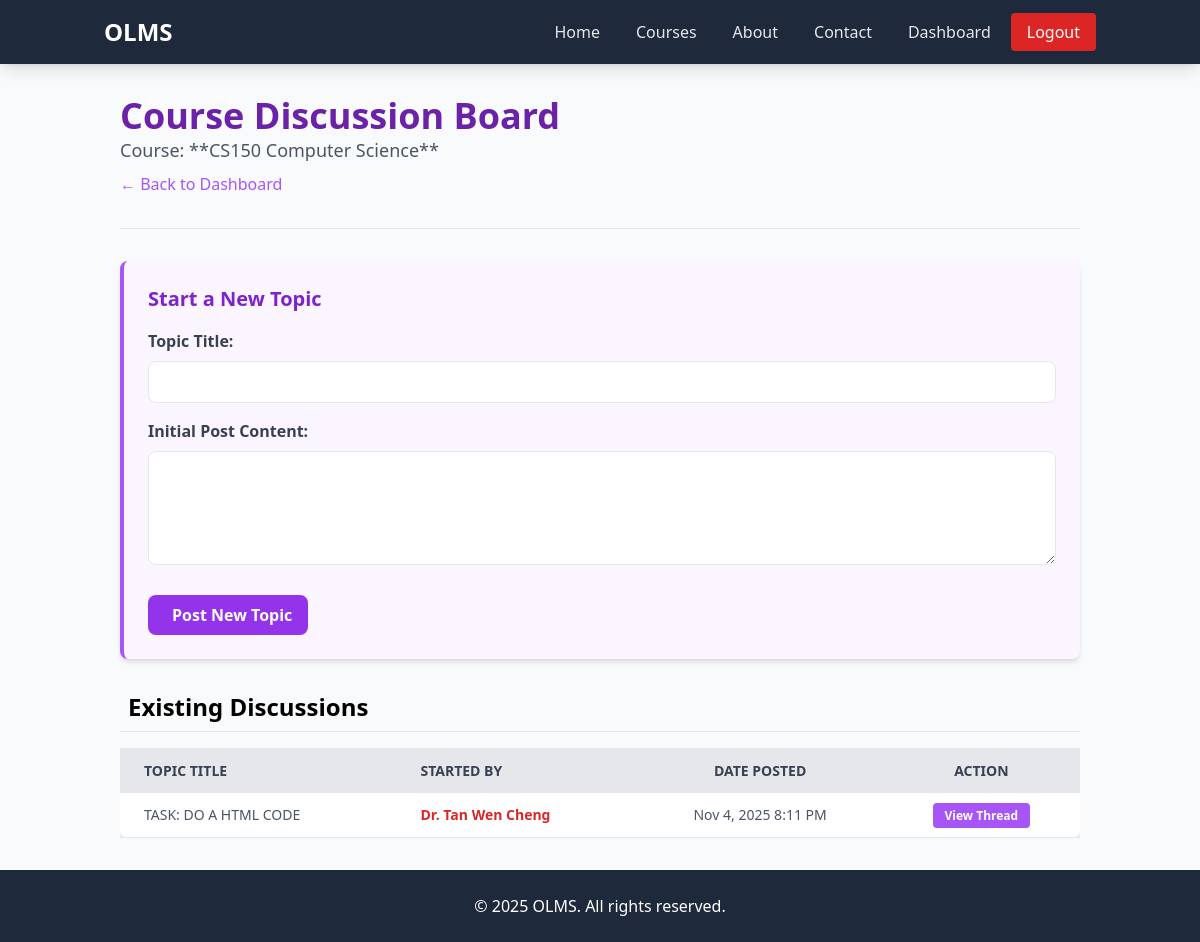
The app's page /lecturer/course_discussion.php?course_id=2 (signed in) with its own data.
### tables this page shows
CREATE TABLE `courses` (
  `id` int(11) NOT NULL,
  `title` varchar(100) NOT NULL,
  `level` varchar(50) DEFAULT NULL,
  `language` varchar(50) DEFAULT NULL,
  `fee` double(10,2) DEFAULT NULL,
  `lecturer_id` int(11) DEFAULT NULL,
  `description` varchar(500) DEFAULT NULL
);

CREATE TABLE `discussion_threads` (
  `id` int(11) NOT NULL,
  `course_id` int(11) NOT NULL,
  `user_id` int(11) NOT NULL,
  `title` varchar(255) NOT NULL,
  `content` text NOT NULL,
  `created_at` datetime DEFAULT current_timestamp()
);

CREATE TABLE `users` (
  `id` int(11) NOT NULL,
  `name` varchar(100) NOT NULL,
  `email` varchar(100) NOT NULL,
  `password` varchar(255) NOT NULL,
  `role` enum('student','lecturer','admin') NOT NULL DEFAULT 'student',
  `status` enum('pending','active','blocked') NOT NULL DEFAULT 'pending'
);

### lecturer/course_discussion.php (the view, shortened to what this page needs)
<?php
include("../header.php");
include("../connection.php");
$course_id = isset($_GET['course_id']) ? $_GET['course_id'] : null;
$course_query = "SELECT title FROM courses WHERE id = '$course_id'";
$course_result = mysqli_query($conn, $course_query);
$course_title = mysqli_fetch_assoc($course_result)['title'];
$topics_query = "
    SELECT
        d.id, d.title, d.content, d.created_at, u.name AS poster_name, u.role AS poster_role
    FROM
        discussion_threads d
    JOIN
        users u ON d.user_id = u.id
    WHERE
        d.course_id = '$course_id'
    ORDER BY
        d.created_at DESC";
$topics_result = mysqli_query($conn, $topics_query);
?>
<body>
    <div class="container mx-auto p-8 max-w-5xl">
        <header class="mb-8">
            <h1 class="text-4xl font-extrabold text-purple-800">Course Discussion Board</h1>
            <p class="text-lg text-gray-600">Course: **<?php echo htmlspecialchars($course_title); ?>**</p>
            <a href="dashboard.php" class="text-purple-500 hover:text-purple-700 mt-2 inline-block">← Back to Dashboard</a>
        </header>
        <hr class="mb-8">
        <div class="p-6 bg-purple-50 border-l-4 border-purple-500 rounded-lg shadow-md mb-8">
            <h2 class="text-xl font-semibold text-purple-700 mb-4">Start a New Topic</h2>
            <form action="course_discussion.php?course_id=<?php echo $course_id; ?>" method="POST">
                <div class="mb-4">
                    <label for="new_topic_title" class="block text-gray-700 font-semibold mb-2">Topic Title:</label>
                    <input type="text" id="new_topic_title" name="new_topic_title" required class="w-full px-3 py-2 border rounded-lg">
                </div>
                <div class="mb-6">
                    <label for="new_topic_content" class="block text-gray-700 font-semibold mb-2">Initial Post Content:</label>
                    <textarea id="new_topic_content" name="new_topic_content" rows="4" required class="w-full px-3 py-2 border rounded-lg"></textarea>
                </div>
                <button type="submit" class="bg-purple-600 hover:bg-purple-700 text-white font-bold py-2 px-4 rounded-lg transition duration-200">
                    <i class="fas fa-plus-circle mr-2"></i> Post New Topic
                </button>
            </form>
        </div>
        <section id="discussion-topics">
            <h2 class="text-2xl font-semibold mb-4 border-b pb-2 flex items-center"><i class="fas fa-comments mr-2"></i> Existing Discussions</h2>
            <?php if (mysqli_num_rows($topics_result) > 0): ?>
                <div class="overflow-x-auto">
                    <table class="min-w-full bg-white shadow-md rounded-lg">
                        <thead>
                            <tr class="bg-gray-200 text-gray-700 uppercase text-sm leading-normal">
                                <th class="py-3 px-6 text-left">Topic Title</th>
                                <th class="py-3 px-6 text-left">Started By</th>
                                <th class="py-3 px-6 text-center">Date Posted</th>
                                <th class="py-3 px-6 text-center">Action</th>
                            </tr>
                        </thead>
                        <tbody class="text-gray-600 text-sm font-light">
                            <?php while ($topic = mysqli_fetch_assoc($topics_result)): ?>
                                <tr class="border-b border-gray-200 hover:bg-gray-100">
                                    <td class="py-3 px-6 text-left whitespace-nowrap font-medium">
                                        <?php echo htmlspecialchars($topic['title']); ?>
                                    </td>
                                    <td class="py-3 px-6 text-left">
                                        <span class="font-semibold text-<?php echo ($topic['poster_role'] == 'lecturer') ? 'red-600' : 'blue-600'; ?>">
                                            <?php echo htmlspecialchars($topic['poster_name']); ?>
                                        </span>
                                    </td>
                                    <td class="py-3 px-6 text-center">
                                        <?php echo date('M j, Y g:i A', strtotime($topic['created_at'])); ?>
                                    </td>
                                    <td class="py-3 px-6 text-center">
                                        <a href="view_thread.php?thread_id=<?php echo $topic['id']; ?>" class="bg-purple-500 hover:bg-purple-600 text-white font-bold py-1 px-3 rounded text-xs transition duration-200">
                                            View Thread
                                        </a>
                                    </td>
                                </tr>
                            <?php endwhile; ?>
                        </tbody>
                    </table>
                </div>
            <?php endif; ?>
        </section>
    </div>
</body>
<?php include("../footer.php"); ?>

### records on screen
courses: title "CS150 Computer Science"
discussion_threads: title "TASK: DO A HTML CODE", user.name "Dr. Tan Wen Cheng", created_at "Nov 4, 2025 8:11 PM"
